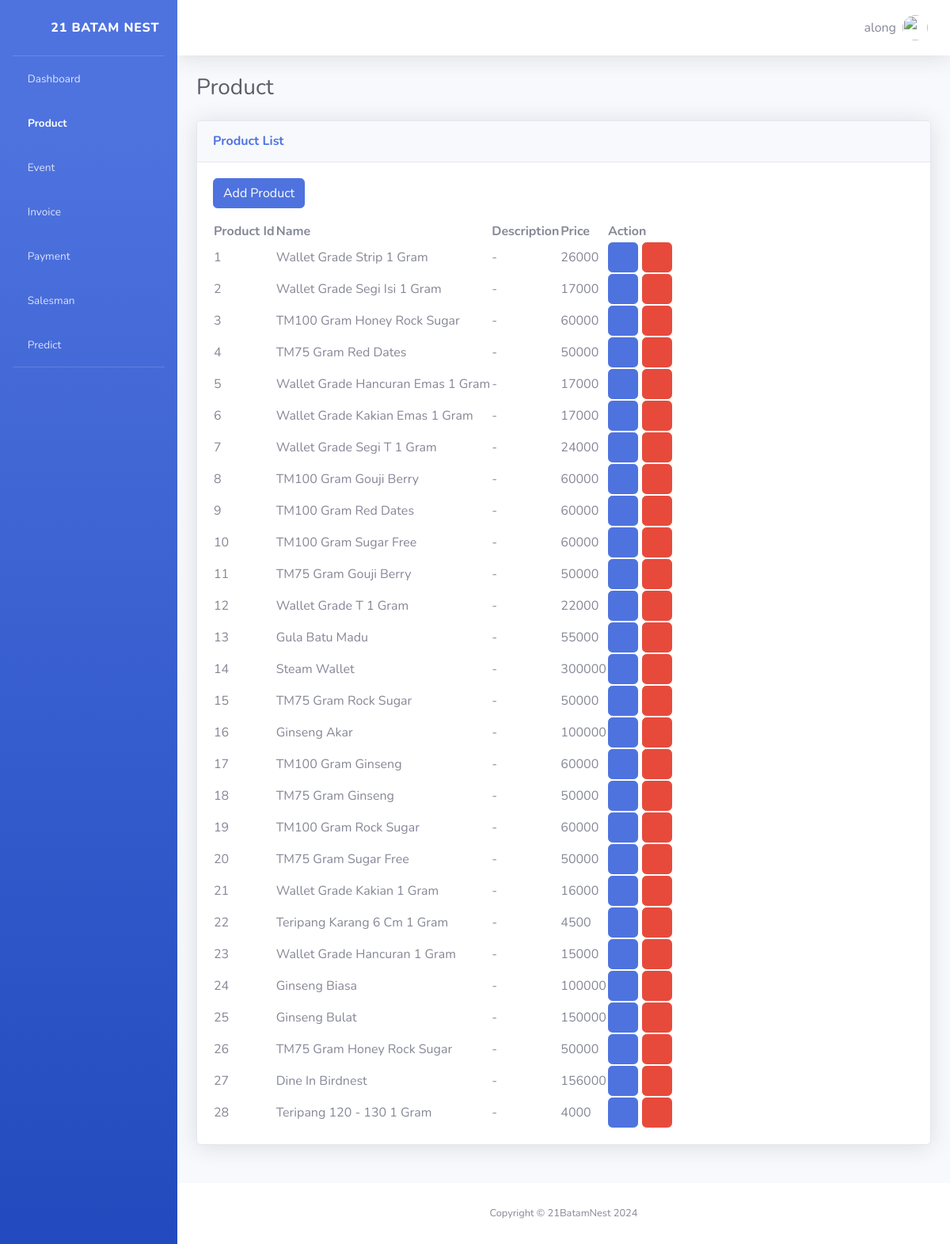
/product/ (signed in), run on the app's committed database.
### apps/models.py (models this page shows)
class Product(models.Model):
    product_name = models.CharField(max_length=100)
    description = models.TextField(max_length=300, null=True)
    price = models.IntegerField()

### apps/views.py (the view)
# urls.py: path('product/', views.product, name='product'),
def product(request : HttpRequest) -> HttpResponse:
    product = Product.objects.all()
    auth = auth_check(request)
    if auth is not None:
        return auth
    return render(request, "apps/product.html", {'products': product})

### apps/views.py (called while the page is built)
def auth_check(request):
    if not request.user.is_authenticated:
        return redirect("login")
    return None

### apps/templates/apps/product.html (shortened to what this page needs)
<!DOCTYPE html>
<html lang="en">
  {% load static %} {% include "apps/partials/header.html" %}
  <body id="page-top">
    <div id="wrapper">
      {% include "apps/partials/sidebar.html" %}
      <div id="content-wrapper" class="d-flex flex-column">
        <div id="content">
          {% include 'apps/partials/navbar.html' %}
          <div class="container-fluid">
            <div
              class="d-sm-flex align-items-center justify-content-between mb-4"
            >
              <h1 class="h3 mb-0 text-gray-800">Product</h1>
            </div>
            <div class="row">
              <div class="col-lg mb-4">
                <div class="card shadow mb-4">
                  <div class="card-header py-3">
                    <h6 class="m-0 font-weight-bold text-primary">
                      Product List
                    </h6>
                  </div>
                  <div class="card-body">
                    <a href="/product/addproduct" class="btn btn-primary mb-3">
                      Add Product
                    </a>
                    <div class="text">
                      <table class="" id="datatablesSimple">
                        <thead>
                          <tr>
                            <th>Product Id</th>
                            <th>Name</th>
                            <th>Description</th>
                            <th>Price</th>
                            <th>Action</th>
                          </tr>
                        </thead>
                        <tdata>
                          {% for product in products %}
                          <tr>
                            <td>{{ product.id }}</td>
                            <td>{{ product.product_name }}</td>
                            <td>{{ product.description }}</td>
                            <td>{{ product.price }}</td>
                            <td>
                              <a
                                href="/apps/product/updateproduct/{{ product.id }}"
                                class="btn btn-primary"
                              >
                                <i class="fas fa-edit"></i>
                              </a>
                              <a
                                href="{% url 'delete_product' product.id %}"
                                class="btn btn-danger"
                                onclick="return confirmation();"
                              >
                                <i class="fas fa-eraser"></i>
                              </a>
                            </td>
                          </tr>
                          {% endfor %}
                        </tdata>
                      </table>
                    </div>
                  </div>
                </div>
              </div>
            </div>
          </div>
        </div>
        {% include "apps/partials/footer.html" %}
      </div>
    </div>
  </body>
</html>

### apps/templates/apps/partials/navbar.html (shortened to what this page needs)
{% load static %}
<nav
  class="navbar navbar-expand navbar-light bg-white topbar mb-4 static-top shadow"
>
  <ul class="navbar-nav ml-auto">
    <li class="nav-item dropdown no-arrow">
      <a
        class="nav-link dropdown-toggle"
        href="#"
        id="userDropdown"
        role="button"
        data-toggle="dropdown"
        aria-haspopup="true"
        aria-expanded="false"
      >
        <span class="mr-2 d-none d-lg-inline text-gray-600 medium">
          {{ user.username }}
        </span>
        <img
          class="img-profile rounded-circle"
          src="{% static 'apps/img/undraw_profile.svg'%}"
        />
      </a>
    </li>
  </ul>
</nav>

### data on the page
Product: id "1", product_name "Wallet Grade Strip 1 Gram", description "-", price "26000"
Product: id "2", product_name "Wallet Grade Segi Isi 1 Gram", description "-", price "17000"
Product: id "3", product_name "TM100 Gram Honey Rock Sugar", description "-", price "60000"
Product: id "4", product_name "TM75 Gram Red Dates", description "-", price "50000"
Product: id "5", product_name "Wallet Grade Hancuran Emas 1 Gram", description "-", price "17000"
Product: id "6", product_name "Wallet Grade Kakian Emas 1 Gram", description "-", price "17000"
Product: id "7", product_name "Wallet Grade Segi T 1 Gram", description "-", price "24000"
Product: id "8", product_name "TM100 Gram Gouji Berry", description "-", price "60000"
Product: id "9", product_name "TM100 Gram Red Dates", description "-", price "60000"
Product: id "10", product_name "TM100 Gram Sugar Free", description "-", price "60000"
Product: id "11", product_name "TM75 Gram Gouji Berry", description "-", price "50000"
Product: id "12", product_name "Wallet Grade T 1 Gram", description "-", price "22000"
Product: id "13", product_name "Gula Batu Madu", description "-", price "55000"
Product: id "14", product_name "Steam Wallet", description "-", price "300000"
Product: id "15", product_name "TM75 Gram Rock Sugar", description "-", price "50000"
Product: id "16", product_name "Ginseng Akar", description "-", price "100000"
Product: id "17", product_name "TM100 Gram Ginseng", description "-", price "60000"
Product: id "18", product_name "TM75 Gram Ginseng", description "-", price "50000"
Product: id "19", product_name "TM100 Gram Rock Sugar", description "-", price "60000"
Product: id "20", product_name "TM75 Gram Sugar Free", description "-", price "50000"
Product: id "21", product_name "Wallet Grade Kakian 1 Gram", description "-", price "16000"
Product: id "22", product_name "Teripang Karang 6 Cm 1 Gram", description "-", price "4500"
Product: id "23", product_name "Wallet Grade Hancuran 1 Gram", description "-", price "15000"
Product: id "24", product_name "Ginseng Biasa", description "-", price "100000"
Product: id "25", product_name "Ginseng Bulat", description "-", price "150000"
Product: id "26", product_name "TM75 Gram Honey Rock Sugar", description "-", price "50000"
Product: id "27", product_name "Dine In Birdnest", description "-", price "156000"
Product: id "28", product_name "Teripang 120 - 130 1 Gram", description "-", price "4000"

### other printed values
{{ user.username }} "along"
